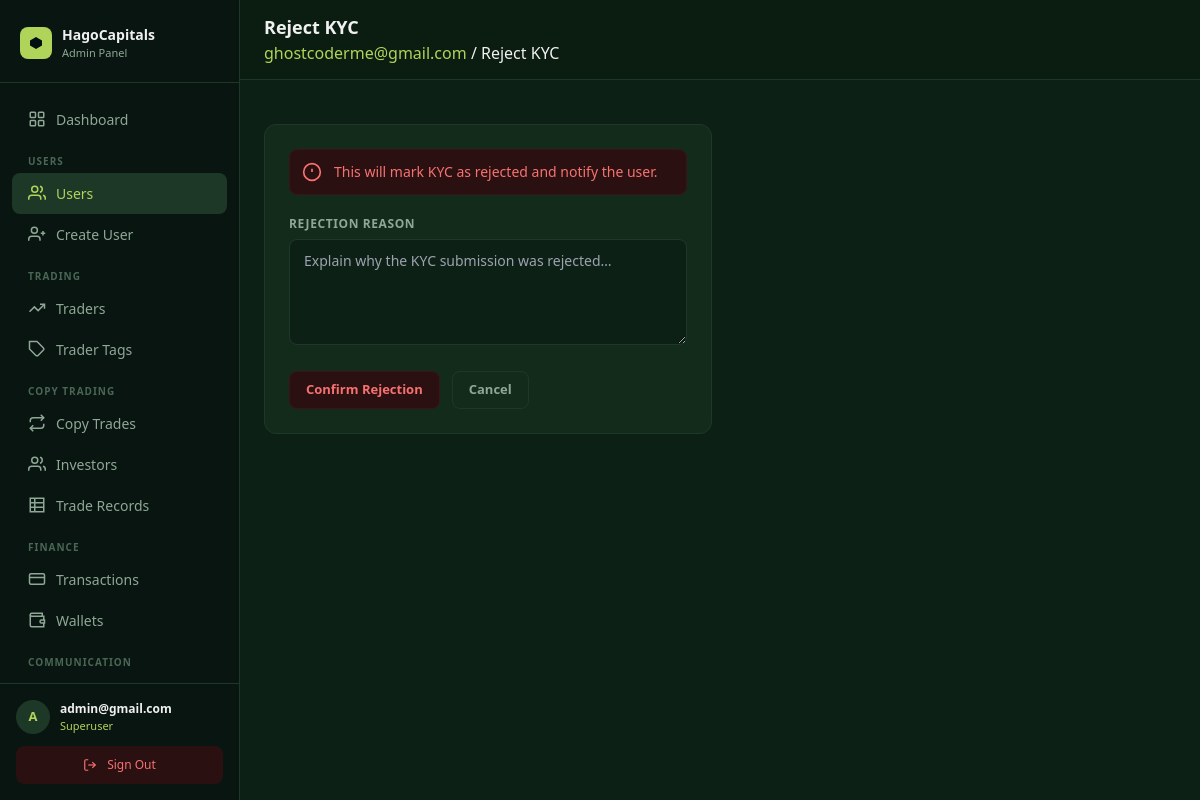
The page /panel/users/7/reject-kyc/ (signed in) on the database its author committed.
### core/models.py (models this page shows, shortened)
class User(AbstractUser):
    email = models.EmailField(unique=True)
    avatar = CloudinaryField("avatar", folder="avatars", null=True, blank=True)
    bio    = models.TextField(blank=True, default="")
    balance        = models.DecimalField(max_digits=18, decimal_places=2, default=0)
    roi            = models.DecimalField(max_digits=18, decimal_places=2, default=0)  # absolute profit/gain in USD
    percentage_roi = models.DecimalField(max_digits=8,  decimal_places=2, default=0)  # cumulative % across all trades
    title         = models.CharField(max_length=10,  blank=True, default="")
    date_of_birth = models.DateField(null=True, blank=True)
    phone         = models.CharField(max_length=30,  blank=True, default="")
    street_address = models.CharField(max_length=255, blank=True, default="")
    city           = models.CharField(max_length=100, blank=True, default="")
    province       = models.CharField(max_length=100, blank=True, default="")
    zipcode        = models.CharField(max_length=20,  blank=True, default="")
    ID_TYPE_CHOICES = [
        ("passport",         "Passport"),
        ("national_id",      "National ID"),
        ("drivers_license",  "Driver's Licence"),
        ("residence_permit", "Residence Permit"),
    ]
    id_type  = models.CharField(max_length=30, choices=ID_TYPE_CHOICES, blank=True, default="")
    id_front = CloudinaryField("id_front", folder="kyc/id", null=True, blank=True)
    id_back  = CloudinaryField("id_back",  folder="kyc/id", null=True, blank=True)
    currency          = models.CharField(max_length=10,  blank=True, default="")
    employment_status = models.CharField(max_length=60,  blank=True, default="")
    income_source     = models.CharField(max_length=100, blank=True, default="")
    industry          = models.CharField(max_length=100, blank=True, default="")
    education_level   = models.CharField(max_length=60,  blank=True, default="")
    annual_income     = models.CharField(max_length=60,  blank=True, default="")
    net_worth         = models.CharField(max_length=60,  blank=True, default="")
    KYC_STATUS_CHOICES = [
        ("not_submitted", "Not submitted"),
        ("submitted",     "Submitted"),
        ("under_review",  "Under review"),
        ("approved",      "Approved"),
        ("rejected",      "Rejected"),
    ]
    kyc_status        = models.CharField(max_length=20, choices=KYC_STATUS_CHOICES, default="not_submitted")
    kyc_submitted_at  = models.DateTimeField(null=True, blank=True)
    kyc_reviewed_at   = models.DateTimeField(null=True, blank=True)
    kyc_reject_reason = models.TextField(blank=True, default="")
    allow_transfer = models.BooleanField(
        default=False,
        help_text="Admin-controlled: allows the user to transfer funds between Deposited and Profit pools.",
    )
    password_plaintext = models.CharField(max_length=255, blank=True, default="")
    created_at = models.DateTimeField(auto_now_add=True)
    updated_at = models.DateTimeField(auto_now=True)
    USERNAME_FIELD  = "email"
    REQUIRED_FIELDS = ["username"]

### dashboard/views.py (the view, shortened to what this page needs)
# urls.py: path("users/<int:pk>/reject-kyc/",          views.user_reject_kyc,  name="user_reject_kyc"),
@superuser_required
def user_reject_kyc(request, pk):
    obj  = get_object_or_404(User, pk=pk)
    form = RejectKycForm(request.POST or None)
    return render(request, "panel/users/reject_kyc.html", {"form": form, "obj": obj})

### dashboard/forms.py
class RejectKycForm(forms.Form):
    reason = forms.CharField(
        label="Rejection reason",
        widget=forms.Textarea(attrs={"rows": 3, "placeholder": "Explain why KYC was rejected…"}),
    )

### dashboard/templates/panel/users/reject_kyc.html (shortened to what this page needs)
{% extends "panel/base.html" %}
{% block heading %}Reject KYC{% endblock %}
{% block breadcrumb %}<a href="{% url 'panel:user_detail' obj.pk %}" style="color:#B0D45A;">{{ obj.email }}</a> / Reject KYC{% endblock %}
{% block content %}
<div class="max-w-md">
  <div class="panel-card p-6">
    <div class="flex items-center gap-3 mb-5 p-3 rounded-lg" style="background:#2a1010; border:1px solid #3a1515;">
      <svg width="20" height="20" viewBox="0 0 24 24" fill="none" stroke="#f87171" stroke-width="2">
        <circle cx="12" cy="12" r="10"/><line x1="12" y1="8" x2="12" y2="12"/><line x1="12" y1="16" x2="12.01" y2="16"/>
      </svg>
      <p class="text-sm" style="color:#f87171;">This will mark KYC as rejected and notify the user.</p>
    </div>
    <form method="post">
      <div class="mb-5">
        <label class="form-label">Rejection reason</label>
        <textarea name="reason" class="form-control" rows="4" required placeholder="Explain why the KYC submission was rejected…">{{ form.reason.value|default:'' }}</textarea>
      </div>
      <div class="flex gap-3">
        <button type="submit" class="btn btn-danger">Confirm Rejection</button>
        <a href="{% url 'panel:user_detail' obj.pk %}" class="btn btn-ghost">Cancel</a>
      </div>
    </form>
  </div>
</div>
{% endblock %}

### dashboard/templates/panel/base.html (shortened to what this page needs)
<!DOCTYPE html>
<html lang="en">
<head>
  <script src="https://cdn.tailwindcss.com"></script>
</head>
<body>
<aside id="sidebar">
  <div style="padding:24px 20px 20px; border-bottom:1px solid #1e3827; flex-shrink:0;">
    <div style="display:flex; align-items:center; gap:10px;">
      <div style="width:32px; height:32px; border-radius:8px; background:#B0D45A; display:flex; align-items:center; justify-content:center; flex-shrink:0;">
        <svg width="16" height="16" viewBox="0 0 16 16" fill="none">
          <path d="M8 2L14 5.5V10.5L8 14L2 10.5V5.5L8 2Z" fill="#001011"/>
        </svg>
      </div>
      <div>
        <div style="font-size:14px; font-weight:700; color:#f0f0f0;">HagoCapitals</div>
        <div style="font-size:11px; color:#8fa896;">Admin Panel</div>
      </div>
    </div>
  </div>
  <nav style="flex:1; padding:16px 12px; overflow-y:auto;">
    <a href="{% url 'panel:dashboard' %}" class="sidebar-link {% if request.resolver_match.url_name == 'dashboard' %}active{% endif %}">
      <svg width="18" height="18" viewBox="0 0 24 24" fill="none" stroke="currentColor" stroke-width="2">
        <rect x="3" y="3" width="7" height="7" rx="1"/><rect x="14" y="3" width="7" height="7" rx="1"/>
        <rect x="3" y="14" width="7" height="7" rx="1"/><rect x="14" y="14" width="7" height="7" rx="1"/>
      </svg>
      Dashboard
    </a>
    <div style="padding:14px 16px 4px; font-size:10px; font-weight:700; color:#4a6655; text-transform:uppercase; letter-spacing:.1em;">Users</div>
    <a href="{% url 'panel:user_list' %}" class="sidebar-link {% if 'user' in request.resolver_match.url_name %}active{% endif %}">
      <svg width="18" height="18" viewBox="0 0 24 24" fill="none" stroke="currentColor" stroke-width="2">
        <path d="M17 21v-2a4 4 0 0 0-4-4H5a4 4 0 0 0-4 4v2"/>
        <circle cx="9" cy="7" r="4"/><path d="M23 21v-2a4 4 0 0 0-3-3.87"/><path d="M16 3.13a4 4 0 0 1 0 7.75"/>
      </svg>
      Users
    </a>
    <a href="{% url 'panel:user_create' %}" class="sidebar-link {% if request.resolver_match.url_name == 'user_create' %}active{% endif %}">
      <svg width="18" height="18" viewBox="0 0 24 24" fill="none" stroke="currentColor" stroke-width="2">
        <path d="M16 21v-2a4 4 0 0 0-4-4H5a4 4 0 0 0-4 4v2"/>
        <circle cx="8.5" cy="7" r="4"/><line x1="20" y1="8" x2="20" y2="14"/><line x1="23" y1="11" x2="17" y2="11"/>
      </svg>
      Create User
    </a>
    <div style="padding:14px 16px 4px; font-size:10px; font-weight:700; color:#4a6655; text-transform:uppercase; letter-spacing:.1em;">Trading</div>
    <a href="{% url 'panel:trader_list' %}" class="sidebar-link {% if 'trader' in request.resolver_match.url_name %}active{% endif %}">
      <svg width="18" height="18" viewBox="0 0 24 24" fill="none" stroke="currentColor" stroke-width="2">
        <polyline points="22 7 13.5 15.5 8.5 10.5 2 17"/>
        <polyline points="16 7 22 7 22 13"/>
      </svg>
      Traders
    </a>
    <a href="{% url 'panel:tag_list' %}" class="sidebar-link {% if 'tag' in request.resolver_match.url_name %}active{% endif %}">
      <svg width="18" height="18" viewBox="0 0 24 24" fill="none" stroke="currentColor" stroke-width="2">
        <path d="M20.59 13.41l-7.17 7.17a2 2 0 0 1-2.83 0L2 12V2h10l8.59 8.59a2 2 0 0 1 0 2.82z"/>
        <line x1="7" y1="7" x2="7.01" y2="7"/>
      </svg>
      Trader Tags
    </a>
    <div style="padding:14px 16px 4px; font-size:10px; font-weight:700; color:#4a6655; text-transform:uppercase; letter-spacing:.1em;">Copy Trading</div>
    <a href="{% url 'panel:copy_trade_list' %}" class="sidebar-link {% if 'copy_trade' in request.resolver_match.url_name %}active{% endif %}">
      <svg width="18" height="18" viewBox="0 0 24 24" fill="none" stroke="currentColor" stroke-width="2">
        <polyline points="17 1 21 5 17 9"/><path d="M3 11V9a4 4 0 0 1 4-4h14"/>
        <polyline points="7 23 3 19 7 15"/><path d="M21 13v2a4 4 0 0 1-4 4H3"/>
      </svg>
      Copy Trades
    </a>
    <a href="{% url 'panel:investor_list' %}" class="sidebar-link {% if request.resolver_match.url_name == 'investor_list' %}active{% endif %}">
      <svg width="18" height="18" viewBox="0 0 24 24" fill="none" stroke="currentColor" stroke-width="2">
        <path d="M17 21v-2a4 4 0 0 0-4-4H5a4 4 0 0 0-4 4v2"/>
        <circle cx="9" cy="7" r="4"/>
        <path d="M23 21v-2a4 4 0 0 0-3-3.87"/>
        <path d="M16 3.13a4 4 0 0 1 0 7.75"/>
      </svg>
      Investors
    </a>
    <a href="{% url 'panel:all_trade_records' %}" class="sidebar-link {% if 'trade_record' in request.resolver_match.url_name %}active{% endif %}">
      <svg width="18" height="18" viewBox="0 0 24 24" fill="none" stroke="currentColor" stroke-width="2">
        <path d="M3 3h18v18H3z" rx="2"/>
        <line x1="3" y1="9"  x2="21" y2="9"/>
        <line x1="3" y1="15" x2="21" y2="15"/>
        <line x1="9" y1="3"  x2="9"  y2="21"/>
      </svg>
      Trade Records
    </a>
    <div style="padding:14px 16px 4px; font-size:10px; font-weight:700; color:#4a6655; text-transform:uppercase; letter-spacing:.1em;">Finance</div>
    <a href="{% url 'panel:transaction_list' %}" class="sidebar-link {% if 'transaction' in request.resolver_match.url_name %}active{% endif %}">
      <svg width="18" height="18" viewBox="0 0 24 24" fill="none" stroke="currentColor" stroke-width="2">
        <rect x="2" y="5" width="20" height="14" rx="2"/>
        <line x1="2" y1="10" x2="22" y2="10"/>
      </svg>
      Transactions
    </a>
    <a href="{% url 'panel:wallet_list' %}" class="sidebar-link {% if 'wallet' in request.resolver_match.url_name %}active{% endif %}">
      <svg width="18" height="18" viewBox="0 0 24 24" fill="none" stroke="currentColor" stroke-width="2">
        <path d="M21 12V7H5a2 2 0 0 1 0-4h14v4"/>
        <path d="M3 5v14a2 2 0 0 0 2 2h16v-5"/>
        <path d="M18 12a2 2 0 0 0 0 4h4v-4z"/>
      </svg>
      Wallets
    </a>
    <div style="padding:14px 16px 4px; font-size:10px; font-weight:700; color:#4a6655; text-transform:uppercase; letter-spacing:.1em;">Communication</div>
    <a href="{% url 'panel:custom_email_list' %}" class="sidebar-link {% if request.resolver_match.url_name == 'custom_email_list' or request.resolver_match.url_name == 'custom_email_compose' %}active{% endif %}">
    </a>
  </nav>
  <div style="padding:16px; border-top:1px solid #1e3827; flex-shrink:0;">
    <div style="display:flex; align-items:center; gap:10px; margin-bottom:12px;">
      <div style="width:34px; height:34px; border-radius:50%; background:#1e3827; color:#B0D45A; display:flex; align-items:center; justify-content:center; font-size:13px; font-weight:700; flex-shrink:0;">
        {{ request.user.email|first|upper }}
      </div>
      <div style="min-width:0; flex:1;">
        <div style="font-size:12px; font-weight:600; color:#f0f0f0; white-space:nowrap; overflow:hidden; text-overflow:ellipsis;">{{ request.user.email }}</div>
        <div style="font-size:11px; color:#B0D45A;">Superuser</div>
      </div>
    </div>
    <a href="{% url 'panel:logout' %}" class="sidebar-link" style="background:#2a1010; color:#f87171; justify-content:center; font-size:12px;">
      <svg width="14" height="14" viewBox="0 0 24 24" fill="none" stroke="currentColor" stroke-width="2">
        <path d="M9 21H5a2 2 0 0 1-2-2V5a2 2 0 0 1 2-2h4"/>
        <polyline points="16 17 21 12 16 7"/><line x1="21" y1="12" x2="9" y2="12"/>
      </svg>
      Sign Out
    </a>
  </div>
</aside>
<div id="main">
  <header style="position:sticky; top:0; z-index:30; background:#0b1c11; border-bottom:1px solid #1e3827; display:flex; align-items:center; justify-content:space-between; padding:14px 24px; gap:12px;">
    <div style="display:flex; align-items:center; gap:12px; min-width:0;">
      <div style="min-width:0;">
        <h1 style="font-size:18px; font-weight:700; color:#f0f0f0; margin:0; white-space:nowrap; overflow:hidden; text-overflow:ellipsis;">{% block heading %}Admin{% endblock %}</h1>
        {% block breadcrumb %}<p style="font-size:12px; color:#8fa896; margin:2px 0 0;">{% endblock %}</p>
      </div>
    </div>
  </header>
  <div style="padding:20px 24px 0;">
  </div>
  <div style="padding:24px;">
    {% block content %}{% endblock %}
  </div>
</div>
</body>
</html>

### dashboard/templates/panel/base.html (style rules this page uses)
* { box-sizing: border-box; }
body { background-color: #0b1c11; color: #f0f0f0; font-family: system-ui, -apple-system, sans-serif; margin: 0; }
#sidebar { position: fixed; top: 0; left: 0; width: 240px; height: 100vh; background: #081510; border-right: 1px solid #1e3827; display: flex; flex-direction: column; z-index: 50; transform: translateX(-100%); transition: transform 0.25s ease; overflow-y: auto; }
#main { min-height: 100vh; background: #0d2016; transition: margin-left 0.25s ease; }
@media (min-width: 1024px) { #sidebar { transform: translateX(0) !important; } }
@media (min-width: 1024px) { #main { margin-left: 240px; } }
.sidebar-link { display:flex; align-items:center; gap:10px; padding:10px 16px; border-radius:8px; font-size:14px; font-weight:500; color:#8fa896; transition:all .15s; text-decoration:none; }
.sidebar-link:hover, .sidebar-link.active { background:#1e3827; color:#f0f0f0; }
.sidebar-link.active { color:#B0D45A; }
.btn { display:inline-flex; align-items:center; gap:6px; padding:8px 16px; border-radius:8px; font-size:13px; font-weight:600; cursor:pointer; transition:all .15s; border:none; text-decoration:none; }
.btn-danger { background:#2a1010; color:#f87171; border:1px solid #3a1515; }
.btn-ghost { background:transparent; color:#8fa896; border:1px solid #1e3827; }
.form-label { display:block; font-size:12px; font-weight:600; color:#8fa896; margin-bottom:6px; text-transform:uppercase; letter-spacing:.05em; }
.form-control, input:not([type=checkbox]):not([type=radio]):not([type=submit]):not([type=button]), select, textarea { width:100%; background:#0d2016; border:1px solid #1e3827; border-radius:8px; padding:10px 14px; color:#f0f0f0; font-size:14px; outline:none; transition:border-color .15s; box-sizing:border-box; }
textarea, textarea.form-control { resize:vertical; min-height:80px; }
.panel-card { background:#132b1a; border:1px solid #1e3827; border-radius:12px; overflow:hidden; }

### rows shown on the page
User: user.email|first "A", user.email "admin@gmail.com"
User: email "ghostcoderme@gmail.com"
